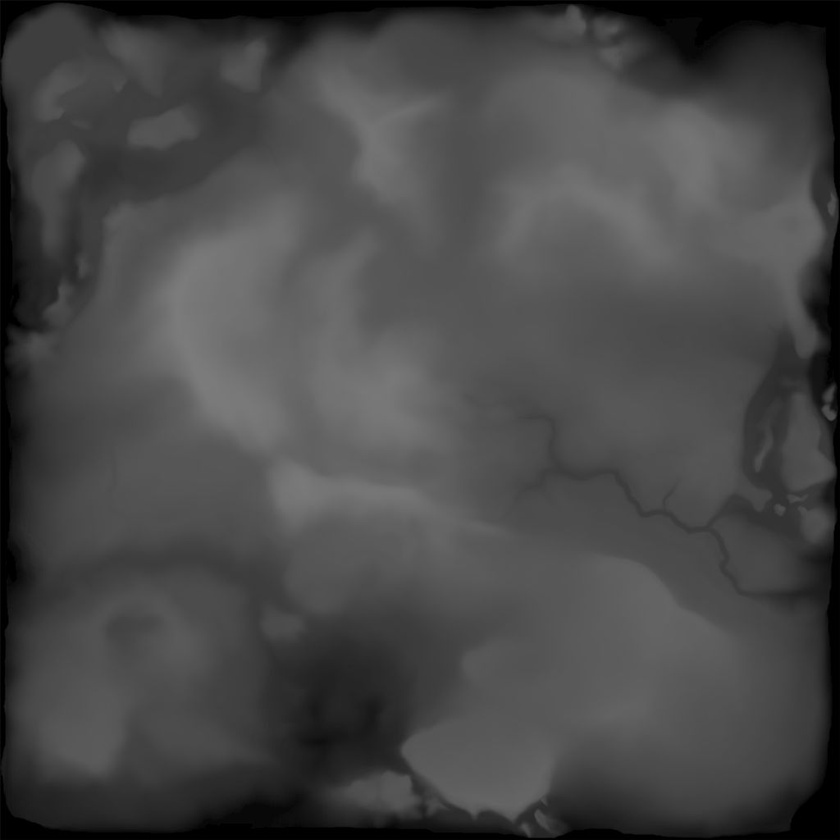
#> input picture AddSubtractImagesOpenCV/HM_Terrain_01.jpg, 840 x 840 px, shrunk from 1024 x 1024 before the run
$ python AddSubtractImagesOpenCV.py
#> lines starting #> are read from the running program, lines starting #| are printed output that depends on the picture
# -*- coding: utf-8 -*-
"""
Created on Mon Jun 17 12:03:10 2024

@author: fredd
"""

import cv2

image1 = cv2.imread('HM_Terrain_01.jpg')
#> image1 is the input picture: shape (840, 840, 3); min 0, max 124, mean 71.9
image2 = cv2.imread('HM_Terrain_02.jpg')
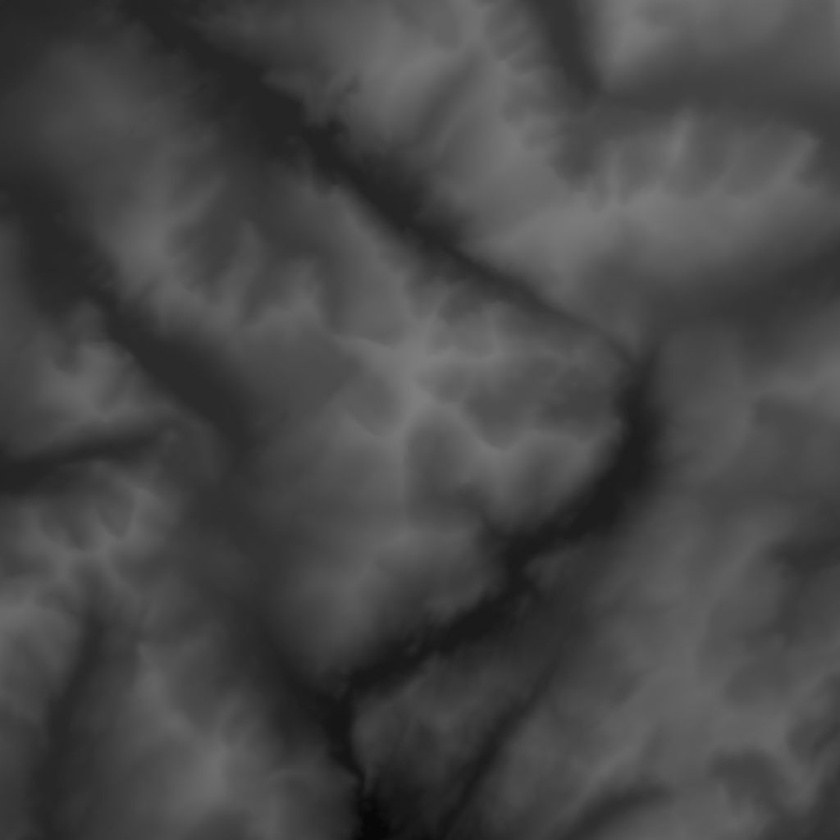
#> input picture AddSubtractImagesOpenCV/HM_Terrain_02.jpg, 840 x 840 px, shrunk from 1024 x 1024 before the run
#> image2 is the input picture: shape (840, 840, 3); min 6, max 126, mean 71.1

addImages = cv2.add(image1,image2)
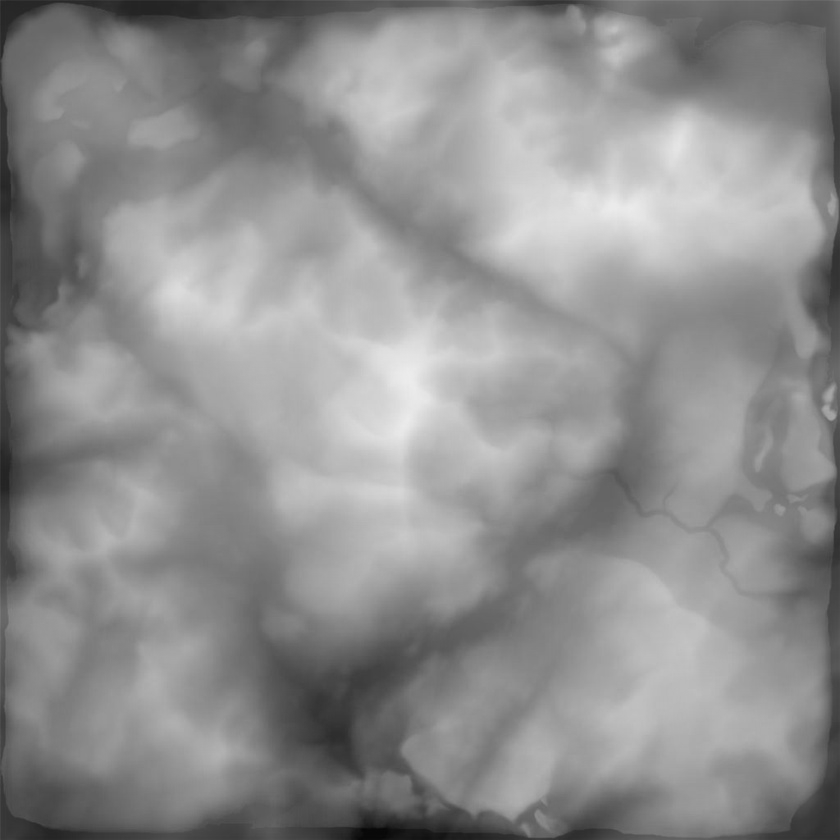
#> addImages: shape (840, 840, 3); min 7, max 237, mean 143.1
cv2.imshow('Add Images',addImages)

subtractImages = cv2.subtract(image1,image2)
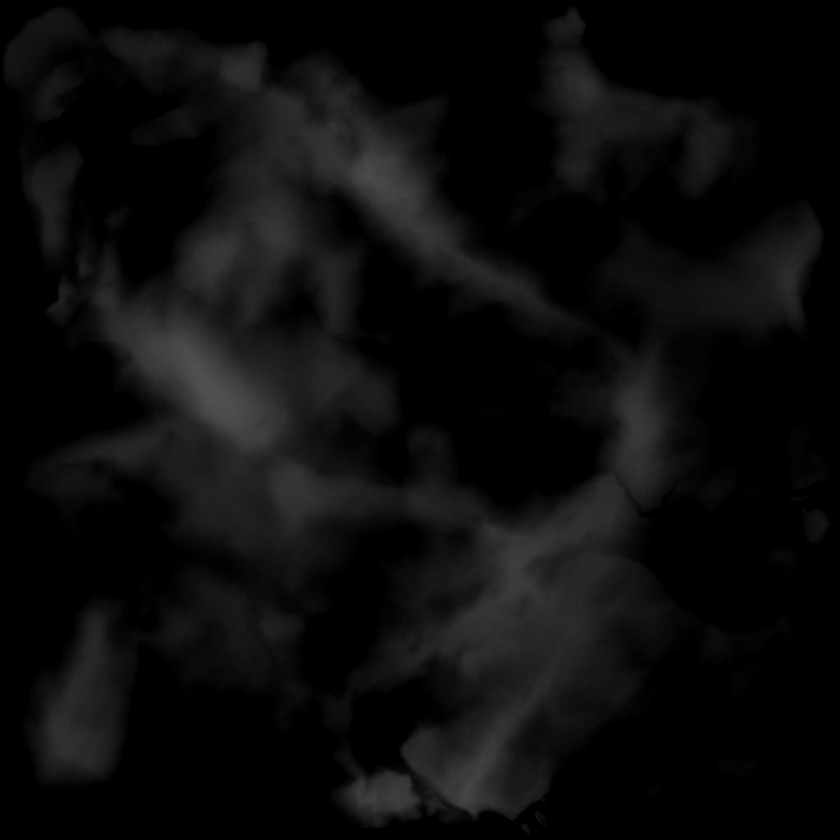
#> subtractImages: shape (840, 840, 3); min 0, max 81, mean 12.1
cv2.imshow('Subtract Images', subtractImages)

cv2.waitKey(0)
cv2.destroyAllWindows()
